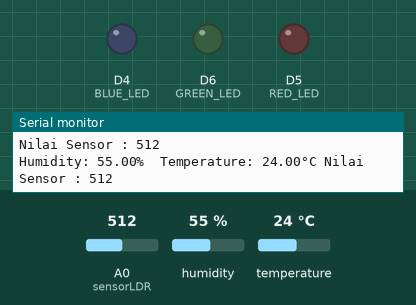
A program run on a simulated ESP8266 (NodeMCU). Shown: output pins drawn as LEDs (lit = HIGH), the last lines printed to the serial monitor. Inputs (shaded band) come from the test bench; at power-on: temperature 24 °C, A0 (sensorLDR) = 512, humidity 55 %.

Above: at 4.2 s.
4.3 s: temperature set to 27 °C
7.2 s: temperature set to 30 °C
At 8.8 s:
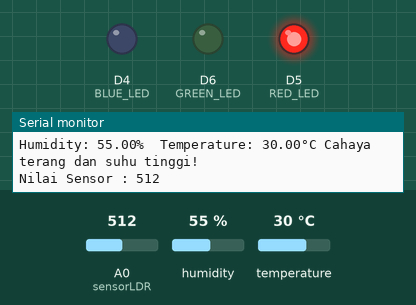
Timing chart, 0 to 10.3 s (numbered marks = the images above; inputs shaded):
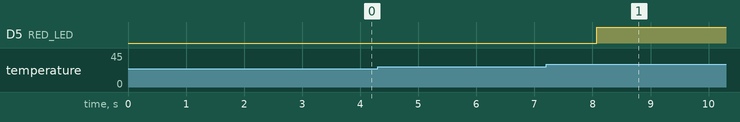

The program:

main.cpp
```cpp
#include <Arduino.h>

// #define sensorLDR A0
// int nilaiSensor;

// void setup()
// {
//   Serial.begin(115200);
//   Serial.println("Contoh Penggunaan Sensor LDR");
//   delay(3000);
// }

// void loop()
// {
//   nilaiSensor = analogRead(sensorLDR);
//   Serial.print("Nilai Sensor : ");
//   Serial.println(nilaiSensor);
//   delay(1000);
// }

// #define triggerPin D6
// #define echoPin D5

// void setup() {
//    Serial.begin (115200);
//    pinMode(triggerPin, OUTPUT);
//    pinMode(echoPin, INPUT);
//    pinMode(BUILTIN_LED, OUTPUT);
// }

// void loop() {
//    long duration, jarak;
//    digitalWrite(triggerPin, LOW);
//    delayMicroseconds(2);
//    digitalWrite(triggerPin, HIGH);
//    delayMicroseconds(10);
//    digitalWrite(triggerPin, LOW);
//    duration = pulseIn(echoPin, HIGH);
//    jarak = duration * 0.034 / 2;
//    Serial.print(jarak);
//    Serial.println(" cm");
//    delay(2000);
// }

// #define triggerPin D6
// #define echoPin D5

// #define RED_LED D4   // led warna merah
// #define GREEN_LED D1 // led warna hijau
// #define BLUE_LED D2  // led warnah biru

// void setup()
// {
//   Serial.begin(115200);
//   pinMode(triggerPin, OUTPUT);
//   pinMode(echoPin, INPUT);
//   pinMode(RED_LED, OUTPUT); // atur pin-pin digital sebagai output
//   pinMode(GREEN_LED, OUTPUT);
//   pinMode(BLUE_LED, OUTPUT);
//   //pinMode(BUILTIN_LED, OUTPUT);
// }

// void loop() {
//    long duration, jarak;
//    digitalWrite(triggerPin, LOW);
//    delayMicroseconds(2);
//    digitalWrite(triggerPin, HIGH);
//    delayMicroseconds(10);
//    digitalWrite(triggerPin, LOW);
//    duration = pulseIn(echoPin, HIGH);
//    jarak = duration * 0.034 / 2;
//    Serial.print(jarak);
//    Serial.println(" cm");
//    delay(2000);

//    if (jarak <= 1 )
//     {
//         Serial.println("Jarak benda 1 cm");
//         digitalWrite(RED_LED, LOW);
//         digitalWrite(GREEN_LED, LOW);
//         digitalWrite(BLUE_LED, HIGH);
//         //delay(1000);
//     }
//     if (2 <= jarak && jarak < 3 )
//     {
//         Serial.println("Jarak benda 2 cm");
//         digitalWrite(RED_LED, LOW);
//         digitalWrite(GREEN_LED, HIGH);
//         digitalWrite(BLUE_LED, LOW);
//         //delay(1000);
//     }
//     if (3 <= jarak && jarak < 4 )
//     {
//         Serial.println("Jarak benda 3 cm");
//         digitalWrite(RED_LED, HIGH);
//         digitalWrite(GREEN_LED, LOW);
//         digitalWrite(BLUE_LED, LOW);
//         //delay(1000);
//     }
//     if (jarak > 3 )
//     {
//         Serial.println("Jarak benda melebihi 3 cm");
//         digitalWrite(RED_LED, HIGH);
//         digitalWrite(GREEN_LED, HIGH);
//         digitalWrite(BLUE_LED, HIGH);
//         delay(1000);
//     }
// }

#include <DHT.h>

#define DHTTYPE DHT11
#define RED_LED D5   // led warna merah
#define GREEN_LED D6 // led warna hijau
#define BLUE_LED D4  // led warnah biru

DHT dht(D7, DHTTYPE);

#define sensorLDR A0
int nilaiSensor;

void setup()
{
  dht.begin();
  Serial.begin(115200);
  pinMode(RED_LED, OUTPUT); // atur pin-pin digital sebagai output
  pinMode(GREEN_LED, OUTPUT);
  pinMode(BLUE_LED, OUTPUT);
  Serial.println("Contoh Penggunaan Sensor LDR dan DHT 11");
  delay(3000);
}

void loop()
{
  nilaiSensor = analogRead(sensorLDR);
  Serial.print("Nilai Sensor : ");
  Serial.println(nilaiSensor);
  delay(1000);
  float h = dht.readHumidity();
  float t = dht.readTemperature();
  float f = dht.readTemperature(true);

  if (isnan(h) || isnan(t) || isnan(f))
  {
    Serial.println("Failed to read from DHT sensor!");
    return;
  }

  float hif = dht.computeHeatIndex(f, h);
  float hic = dht.computeHeatIndex(t, h, false);

  Serial.print(F("Humidity: "));
  Serial.print(h);
  Serial.print(F("%  Temperature: "));
  Serial.print(t);
  Serial.print(F("°C "));

  if (t <= 24 && nilaiSensor >= 700)
  {
    Serial.println("Cahaya redup dan suhu dingin!");
    digitalWrite(RED_LED, LOW);
    digitalWrite(GREEN_LED, LOW);
    digitalWrite(BLUE_LED, HIGH);
    delay(1000);
  }
  if (t >= 29 && nilaiSensor <= 600)
  {
    Serial.println("Cahaya terang dan suhu tinggi!");
    digitalWrite(RED_LED, HIGH);
    // digitalWrite(GREEN_LED, LOW);
    digitalWrite(BLUE_LED, LOW);
  }
}
```

Measured:
- the behaviour switches between 28 and 29 °C on temperature (found by bisection; images 0 and 1)
- after the input at 7.2 s, D5 (RED_LED): LOW → HIGH after 0.87 s
